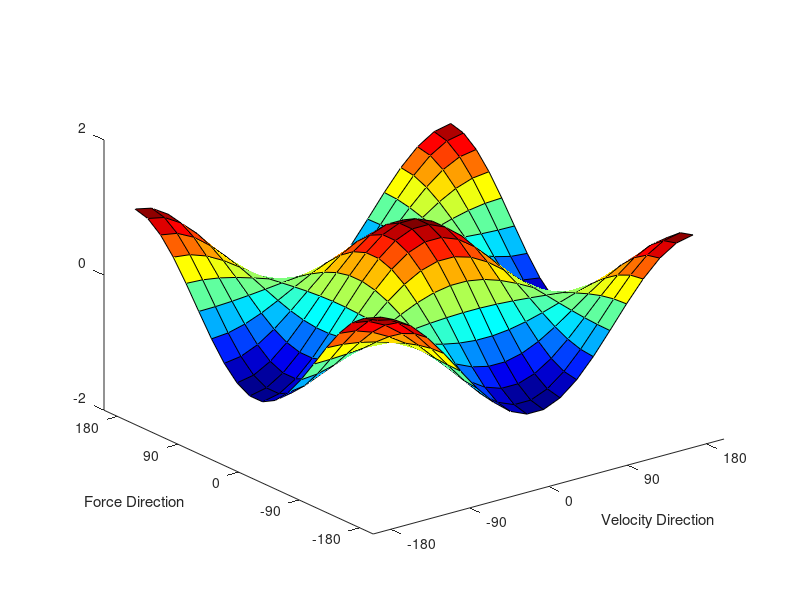

MATLAB code to generate this figure:
function surfaceplot
%% set up force and velocity arrays
num_pts = 20;
force_dirs = linspace(-180,180,num_pts);
vel_dirs = linspace(-180,180,num_pts);

[vel_mat,force_mat] = meshgrid(vel_dirs,force_dirs);

%% do power surface plot
power = cosd(force_mat-vel_mat);
surf(vel_dirs,force_dirs,power)
colormap jet
axis([-200 200 -200 200 -2 2])
grid off
set(gca,'xtick',[-180 -90 0 90 180],'ytick',[-180 -90 0 90 180],'ztick',[-2 0 2])
xlabel 'Velocity Direction'
ylabel 'Force Direction'

%% Cosine product surface plot
cproduct = cosd(force_mat).*cosd(vel_mat);
surf(vel_dirs,force_dirs,cproduct)
colormap jet
axis([-200 200 -200 200 -2 2])
grid off
set(gca,'xtick',[-180 -90 0 90 180],'ytick',[-180 -90 0 90 180],'ztick',[-2 0 2])
xlabel 'Velocity Direction'
ylabel 'Force Direction'